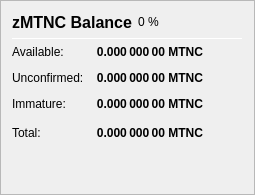
                   <widget class="QFrame" name="frame_ZerocoinBalances">
                    <property name="frameShape">
                     <enum>QFrame::StyledPanel</enum>
                    </property>
                    <property name="frameShadow">
                     <enum>QFrame::Raised</enum>
                    </property>
                    <layout class="QVBoxLayout" name="verticalLayout_7">
                     <item>
                      <layout class="QHBoxLayout" name="horizontalLayout_8" stretch="0,0,0">
                       <item>
                        <widget class="QLabel" name="label_5z_3">
                         <property name="minimumSize">
                          <size>
                           <width>0</width>
                           <height>20</height>
                          </size>
                         </property>
                         <property name="font">
                          <font>
                           <pointsize>12</pointsize>
                           <weight>75</weight>
                           <bold>true</bold>
                          </font>
                         </property>
                         <property name="text">
                          <string>zMTNC Balance</string>
                         </property>
                        </widget>
                       </item>
                       <item>
                        <widget class="QLabel" name="labelzMTNCPercent">
                         <property name="text">
                          <string notr="true">0 %</string>
                         </property>
                        </widget>
                       </item>
                       <item>
                        <spacer name="horizontalSpacer_11">
                         <property name="orientation">
                          <enum>Qt::Horizontal</enum>
                         </property>
                         <property name="sizeHint" stdset="0">
                          <size>
                           <width>40</width>
                           <height>20</height>
                          </size>
                         </property>
                        </spacer>
                       </item>
                      </layout>
                     </item>
                     <item>
                      <widget class="Line" name="line_ZerocoinBalance">
                       <property name="minimumSize">
                        <size>
                         <width>0</width>
                         <height>1</height>
                        </size>
                       </property>
                       <property name="maximumSize">
                        <size>
                         <width>16777215</width>
                         <height>1</height>
                        </size>
                       </property>
                       <property name="orientation">
                        <enum>Qt::Horizontal</enum>
                       </property>
                      </widget>
                     </item>
                     <item>
                      <layout class="QGridLayout" name="gridLayout_5">
                       <property name="spacing">
                        <number>12</number>
                       </property>
                       <item row="1" column="0">
                        <widget class="QLabel" name="labelzBalanceMatureText">
                         <property name="toolTip">
                          <string>Mature: more than 20 confirmation and more than 3 mints of the same denomination after it was minted.
These zMTNC are spendable.</string>
                         </property>
                         <property name="text">
                          <string>Available:</string>
                         </property>
                        </widget>
                       </item>
                       <item row="1" column="1">
                        <widget class="QLabel" name="labelzBalanceMature">
                         <property name="font">
                          <font>
                           <weight>75</weight>
                           <bold>true</bold>
                          </font>
                         </property>
                         <property name="toolTip">
                          <string>Mature: more than 20 confirmation and more than 3 mints of the same denomination after it was minted.
These zMTNC are spendable.</string>
                         </property>
                         <property name="text">
                          <string notr="true">0.000 000 00 MTNC</string>
                         </property>
                         <property name="alignment">
                          <set>Qt::AlignRight|Qt::AlignTrailing|Qt::AlignVCenter</set>
                         </property>
                        </widget>
                       </item>
                       <item row="2" column="0">
                        <widget class="QLabel" name="labelzBalanceUnconfirmedText">
                         <property name="toolTip">
                          <string>Unconfirmed: less than 20 confirmations
Immature: confirmed, but less than 3 mints of the same denomination after it was minted</string>
                         </property>
                         <property name="text">
                          <string>Unconfirmed:</string>
                         </property>
                        </widget>
                       </item>
                       <item row="2" column="1">
                        <widget class="QLabel" name="labelzBalanceUnconfirmed">
                         <property name="font">
                          <font>
                           <weight>75</weight>
                           <bold>true</bold>
                          </font>
                         </property>
                         <property name="toolTip">
                          <string>Unconfirmed: less than 20 confirmations
Immature: confirmed, but less than 3 mints of the same denomination after it was minted</string>
                         </property>
                         <property name="text">
                          <string notr="true">0.000 000 00 MTNC</string>
                         </property>
                         <property name="alignment">
                          <set>Qt::AlignRight|Qt::AlignTrailing|Qt::AlignVCenter</set>
                         </property>
                        </widget>
                       </item>
                       <item row="3" column="0">
                        <widget class="QLabel" name="labelzBalanceImmatureText">
                         <property name="toolTip">
                          <string>Unconfirmed: less than 20 confirmations
Immature: confirmed, but less than 3 mints of the same denomination after it was minted</string>
                         </property>
                         <property name="text">
                          <string>Immature:</string>
                         </property>
                        </widget>
                       </item>
                       <item row="3" column="1">
                        <widget class="QLabel" name="labelzBalanceImmature">
                         <property name="font">
                          <font>
                           <weight>75</weight>
                           <bold>true</bold>
                          </font>
                         </property>
                         <property name="toolTip">
                          <string>Unconfirmed: less than 20 confirmations
Immature: confirmed, but less than 3 mints of the same denomination after it was minted</string>
                         </property>
                         <property name="text">
                          <string notr="true">0.000 000 00 MTNC</string>
                         </property>
                         <property name="alignment">
                          <set>Qt::AlignRight|Qt::AlignTrailing|Qt::AlignVCenter</set>
                         </property>
                        </widget>
                       </item>
                       <item row="4" column="0">
                        <widget class="QLabel" name="labelzBalanceText">
                         <property name="toolTip">
                          <string>Your current zMTNC balance, unconfirmed and immature zMTNC included.</string>
                         </property>
                         <property name="text">
                          <string>Total:</string>
                         </property>
                        </widget>
                       </item>
                       <item row="4" column="1">
                        <widget class="QLabel" name="labelzBalance">
                         <property name="font">
                          <font>
                           <weight>75</weight>
                           <bold>true</bold>
                          </font>
                         </property>
                         <property name="cursor">
                          <cursorShape>IBeamCursor</cursorShape>
                         </property>
                         <property name="toolTip">
                          <string>Your current zMTNC balance, unconfirmed and immature zMTNC included.</string>
                         </property>
                         <property name="text">
                          <string notr="true">0.000 000 00 MTNC</string>
                         </property>
                         <property name="alignment">
                          <set>Qt::AlignRight|Qt::AlignTrailing|Qt::AlignVCenter</set>
                         </property>
                         <property name="textInteractionFlags">
                          <set>Qt::LinksAccessibleByMouse|Qt::TextSelectableByKeyboard|Qt::TextSelectableByMouse</set>
                         </property>
                        </widget>
                       </item>
                       <item row="4" column="2">
                        <spacer name="horizontalSpacer_4">
                         <property name="orientation">
                          <enum>Qt::Horizontal</enum>
                         </property>
                         <property name="sizeHint" stdset="0">
                          <size>
                           <width>40</width>
                           <height>20</height>
                          </size>
                         </property>
                        </spacer>
                       </item>
                      </layout>
                     </item>
                     <item>
                      <spacer name="verticalSpacer_4">
                       <property name="orientation">
                        <enum>Qt::Vertical</enum>
                       </property>
                       <property name="sizeHint" stdset="0">
                        <size>
                         <width>20</width>
                         <height>40</height>
                        </size>
                       </property>
                      </spacer>
                     </item>
                    </layout>
                   </widget>
